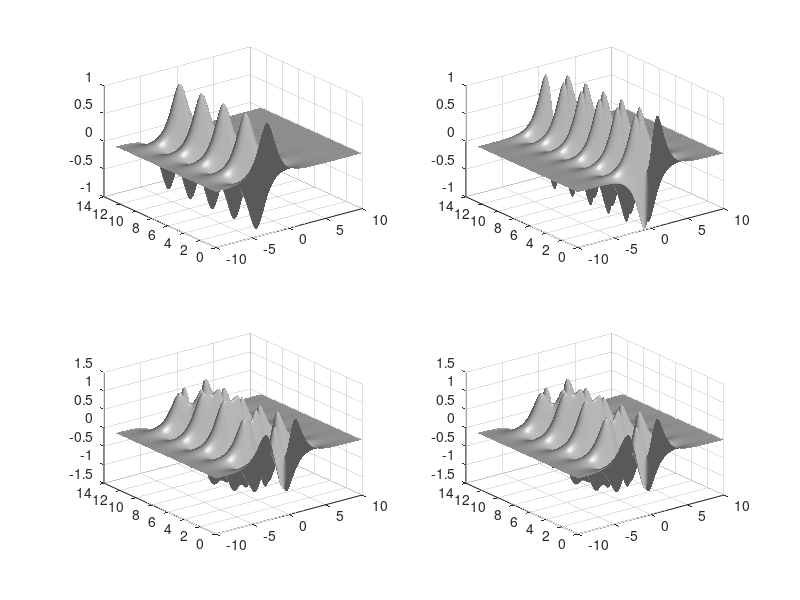
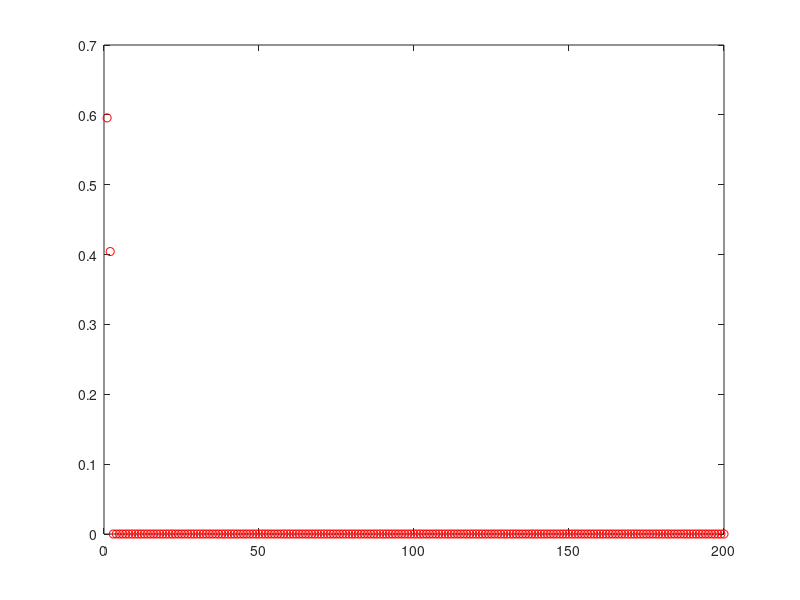
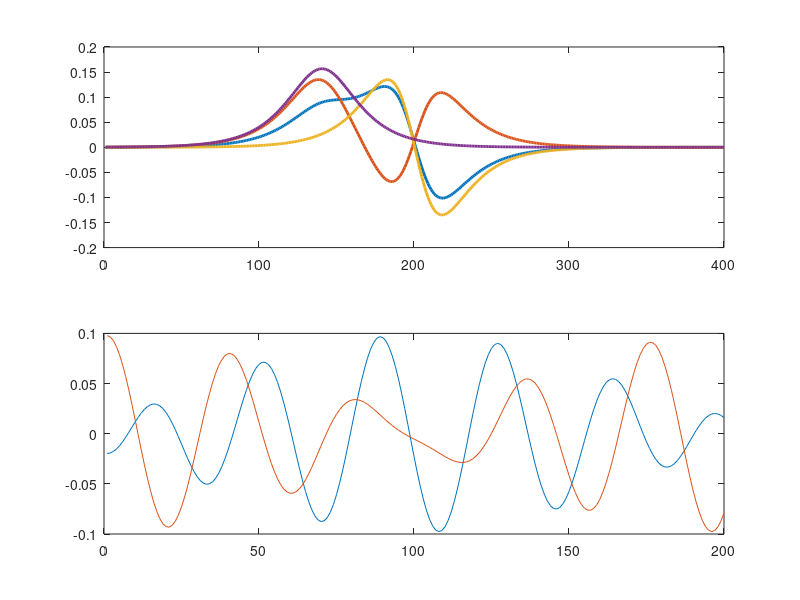
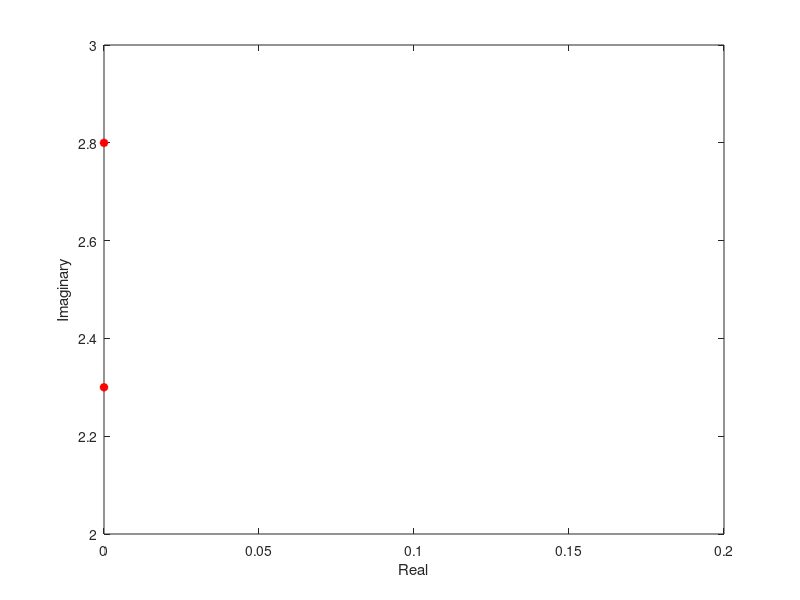

MATLAB code to generate these figures, in order:
clear all;
close all;


%% spatiotemporal variables
%space
xi = linspace(-10,10,400);

%time
t = linspace(0,4*pi,200);
dt = t(2)-t(1); %time step

%spatio-temporal grid
[Xgrid,T] = meshgrid(xi,t);

%% create two spatio-temporal patterns, numerical data
f1 = sech(Xgrid+3).*(1*exp(1i*2.3*T));
f2 = (sech(Xgrid).*tanh(Xgrid)).*(2*exp(1i*2.8*T));
f = f1+f2;
%first function
figure(1)
subplot(2,2,1)
surfl(Xgrid,T,real(f1));
shading interp
colormap (gray)
%second function
subplot(2,2,2)
surfl(Xgrid,T,real(f2));
shading interp
colormap (gray)
%sum of both function
subplot(2,2,3)
surfl(Xgrid,T,real(f));
shading interp
colormap (gray)

%% svd, low rank structure
[u,s,v] = svd(f.');
%eigenvalues of svd
figure(2)
plot(diag(s)/(sum(diag(s))),'ro')

%plot 
figure(3)
subplot(2,1,1)
plot(real(u(:,1:2)),'Linewidth',2)%modes

%plot
subplot(2,1,2)
plot(real(v(:,1:2))) %what modes behave as a function of time

%% DMD
X = f.'; %rows are spatial data and columns are time snapshots.

X1 = X(:,1:end-1);
X2 = X(:,2:end);

%rank trauncation (2 modes)
r = 2;
[U,S,V] = svd(X1,'econ');

Ur = U(:,1:r);
Sr = S(1:r,1:r);
Vr = V(:,1:r);

%least square matrix
Atilde = Ur'*X2*Vr/Sr;
[W,D] = eig(Atilde); %eigenvectors and eigenvalues

Phi = X2*Vr/Sr*W; %DMD modes

lambda = diag(D);
omega = log(lambda)/dt;

figure(3)
subplot(2,1,1), hold on
plot(real(Phi),'Linewidth',2)


%reconstruction of modes/function in time
X1 = X(:,1); %t=0
b = Phi\X1;

%future preiction
t2 = linspace(0,20*pi,200);

time_dynamics = zeros(r,length(t));
for iter = 1:length(t)
    time_dynamics(:,iter) = (b.*exp(omega*t(iter)));
end

X_DMD = Phi * time_dynamics;
figure(1)
subplot(2,2,4)
surfl(Xgrid,T,real(X_DMD).')
shading interp
colormap gray

%check the eignevalues that all of them imaginary
figure(4)
plot(real(omega),imag(omega),'r*','Linewidth',2)
xlabel('Real')
ylabel('Imaginary')
xlim([0 0.2])
ylim([2 3])






